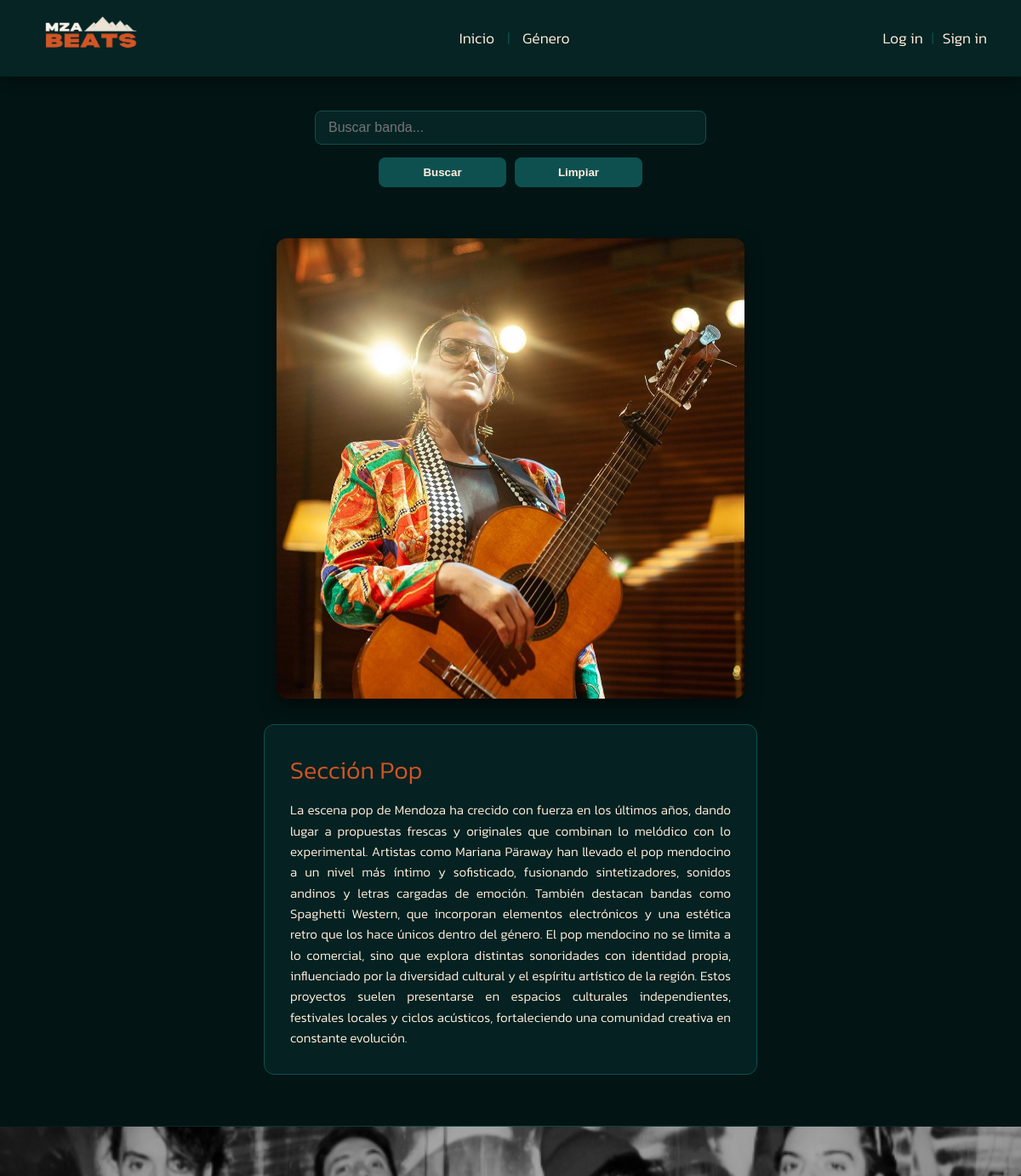
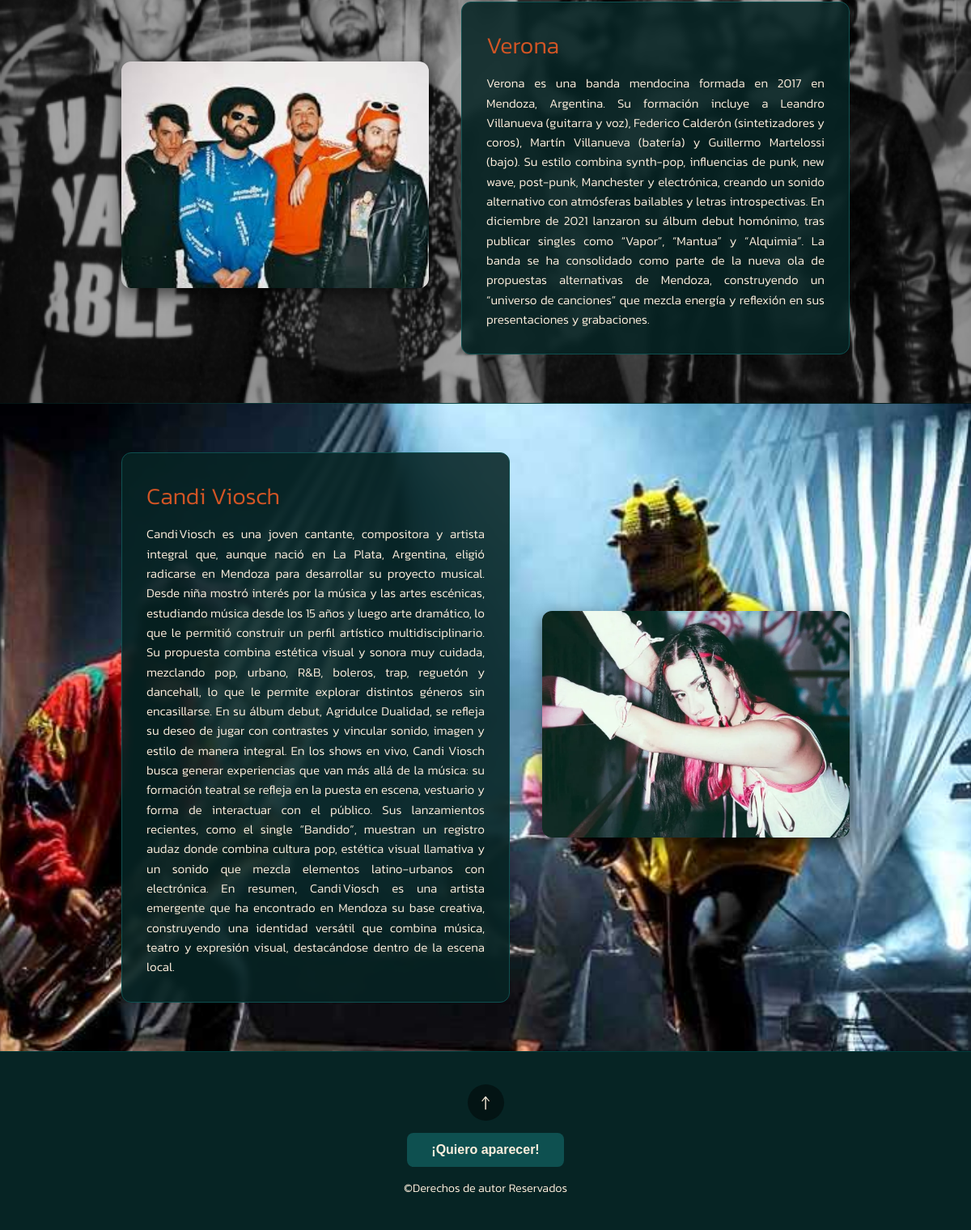
Page /frontend/generos/pop.php on the committed database (2 pictures, top to bottom).
### tables this page shows
CREATE TABLE IF NOT EXISTS `bandas` (
  `id` int(11) NOT NULL,
  `nombre` varchar(255) NOT NULL,
  `descripcion` text NOT NULL,
  `imagen_principal` varchar(255) NOT NULL,
  `imagen_fondo` varchar(255) NOT NULL,
  `genero` varchar(50) NOT NULL,
  `creado_en` timestamp NOT NULL DEFAULT current_timestamp()
);

### backend/lib/helpers.php (called while the page is built, shortened)
<?php
function e($valor): string
{
    return htmlspecialchars((string) $valor, ENT_QUOTES | ENT_SUBSTITUTE, 'UTF-8');
}
function url(string $ruta = ''): string
{
    static $prefijo = null;
    if ($prefijo === null) {
        $carpetaPagina = str_replace('\\', '/', dirname((string) realpath($_SERVER['SCRIPT_FILENAME'] ?? '')));
        $carpetaFrontend = str_replace('\\', '/', (string) realpath(RAIZ_FRONTEND));
        $subcarpeta = trim(substr($carpetaPagina, strlen($carpetaFrontend)), '/');
        $prefijo = $subcarpeta === '' ? '' : str_repeat('../', substr_count($subcarpeta, '/') + 1);
    }
    $destino = $prefijo . ltrim($ruta, '/');
    return $destino === '' ? './' : $destino;
}
function vista(string $nombre, array $datos = []): void
{
    extract($datos, EXTR_SKIP);
    require RAIZ_BACKEND . '/vistas/' . $nombre . '.php';
}

### frontend/generos/pop.php (called while the page is built, shortened)
<?php
$genero = 'pop';
$busqueda = isset($_GET['limpiar']) ? '' : texto_get('buscador');
vista('genero', [
    'genero'   => $genero,
    'busqueda' => $busqueda,
    'bandas'   => bandas_por_genero($genero, $busqueda),
]);

### backend/lib/db.php (called while the page is built, shortened)
<?php
function variable_entorno(string $nombre, string $porDefecto): string
{
    $valor = $_ENV[$nombre] ?? $_SERVER[$nombre] ?? getenv($nombre);
    return ($valor === false || $valor === null || $valor === '') ? $porDefecto : (string) $valor;
}
function db(): mysqli
{
    static $conexion = null;
    if ($conexion === null) {
        $conexion = new mysqli(
            variable_entorno('MYSQLHOST', 'localhost'),
            variable_entorno('MYSQLUSER', 'root'),
            variable_entorno('MYSQLPASSWORD', ''),
            variable_entorno('MYSQLDATABASE', 'mzabeats'),
            (int) variable_entorno('MYSQLPORT', '3306')
        );
        $conexion->set_charset('utf8mb4');
    }
    return $conexion;
}
function db_consulta(string $sql, string $tipos = '', array $parametros = []): mysqli_stmt
{
    $sentencia = db()->prepare($sql);
    if ($tipos !== '') {
        $sentencia->bind_param($tipos, ...$parametros);
    }
    $sentencia->execute();
    return $sentencia;
}
function db_filas(string $sql, string $tipos = '', array $parametros = []): array
{
    return db_consulta($sql, $tipos, $parametros)->get_result()->fetch_all(MYSQLI_ASSOC);
}

### backend/modelos/bandas.php (called while the page is built, shortened)
<?php
function bandas_por_genero(string $genero, string $busqueda = ''): array
{
    if ($busqueda === '') {
        return db_filas('SELECT * FROM bandas WHERE genero = ? ORDER BY id ASC', 's', [$genero]);
    }
    $patron = '%' . addcslashes($busqueda, '%_\\') . '%';
    return db_filas(
        'SELECT * FROM bandas WHERE genero = ? AND nombre LIKE ? ORDER BY id ASC',
        'ss',
        [$genero, $patron]
    );
}
function ruta_imagen_es_valida(string $ruta): bool
{
    return $ruta === ''
        || (preg_match('#^images/[A-Za-z0-9_\-/]+\.(png|jpe?g|webp|gif)$#', $ruta) === 1
            && strpos($ruta, '..') === false);
}

### backend/lib/auth.php (called while the page is built, shortened)
<?php
function usuario_actual(): ?array
{
    static $usuario = null;
    static $cargado = false;
    if (!$cargado) {
        $cargado = true;
    }
    return $usuario;
}
function esta_logueado(): bool
{
    return usuario_actual() !== null;
}
function mostrar_boton_participar(): bool
{
    return !esta_logueado() || (int) usuario_actual()['estado'] === ESTADO_SIN_PERMISOS;
}

### backend/vistas/genero.php (the view, shortened to what this page needs)
<?php
$info = GENEROS[$genero];
?>
<body>
    <header id="inicio">
    </header>
    <main>
        <form class="buscador-container" method="GET">
            <input type="text" name="buscador" placeholder="Buscar banda..." value="<?= e($busqueda) ?>">
            <div class="botones-buscador">
                <button type="submit" name="buscar">Buscar</button>
                <button type="submit" name="limpiar">Limpiar</button>
            </div>
        </form>
        <?php if ($busqueda === ''): ?>
            <section id="<?= e($genero) ?>" class="container">
                <img src="<?= e(url($info['imagen'])) ?>" alt="imagen_<?= e($info['nombre']) ?>" class="img-intro">
                <div class="description">
                    <h2>Sección <?= e($info['nombre']) ?></h2>
                    <p><?= e($info['intro']) ?></p>
                </div>
            </section>
        <?php endif; ?>
        <?php foreach ($bandas as $posicion => $banda): ?>
            <?php
                $clase = $posicion % 2 === 0 ? 'section' : 'section-reverse';
                $imagen = ruta_imagen_es_valida($banda['imagen_principal']) && $banda['imagen_principal'] !== ''
                    ? $banda['imagen_principal']
                    : IMAGEN_BANDA_POR_DEFECTO;
                $estiloFondo = ruta_imagen_es_valida($banda['imagen_fondo']) && $banda['imagen_fondo'] !== ''
                    ? "--item-bg: url('" . url($banda['imagen_fondo']) . "');"
                    : '';
            ?>
            <div class="<?= $clase ?>" style="<?= e($estiloFondo) ?>">
                <div><img class="img" src="<?= e(url($imagen)) ?>" alt="<?= e($banda['nombre']) ?>"></div>
                <div class="description">
                    <h2><?= e($banda['nombre']) ?></h2>
                    <p><?= e($banda['descripcion']) ?></p>
                </div>
            </div>
        <?php endforeach; ?>
    </main>
    <footer>
        <a href="#inicio" class="flecha">&uparrow;</a>
        <?php if (mostrar_boton_participar()): ?>
            <input class="btn-participar" type="button" onclick="window.location.href='<?= e(url('vistas/formulario.php')) ?>';" value="¡Quiero aparecer!">
        <?php endif; ?>
        <p>&copy;Derechos de autor Reservados</p>
    </footer>
</body>
</html>

### frontend/css/genero-style.css (style rules this page uses)
*, *::before, *::after { margin: 0; padding: 0; box-sizing: border-box; }
html { scroll-behavior: smooth; height: 100%; }
body { background-color: #031414; color: #fff0de; font-family: 'Kanit', system-ui, sans-serif; min-height: 100vh; display: flex; flex-direction: column; overflow-x: hidden; line-height: 1.6; }
main { flex: 1; display: flex; flex-direction: column; align-items: center; width: 100%; }
a, .genero-label { text-decoration: none; color: #fff0de; font-weight: 600; font-size: 1.1rem; transition: color 0.3s ease; cursor: pointer; }
.buscador-container { margin-top: 110px; padding: 20px; display: flex; flex-direction: column; align-items: center; gap: 15px; width: 100%; max-width: 500px; }
.buscador-container input { width: 100%; outline: none; border: 1px solid #0e5050; border-radius: 8px; padding: 10px 15px; background-color: #062424; color: #fff0de; font-size: 1rem; transition: all 0.3s ease; }
.botones-buscador { display: flex; gap: 10px; width: 100%; justify-content: center; }
.buscador-container button { flex: 1; max-width: 150px; outline: none; border: none; padding: 10px 16px; border-radius: 8px; background-color: #0e5050; color: #fff0de; font-weight: 700; cursor: pointer; transition: all 0.3s ease; }
.container { width: 100%; display: flex; flex-direction: column; align-items: center; padding: 40px 20px 60px 20px; background-color: #031414; }
.img-intro { max-width: 550px; width: 90%; height: auto; border-radius: 12px; margin-bottom: 30px; box-shadow: 0 8px 20px rgba(0,0,0,0.5); }
.section, .section-reverse { width: 100%; display: flex; justify-content: center; align-items: center; gap: 40px; padding: 60px 10%; background-image: var(--item-bg); background-size: cover; background-position: center; position: relative; }
.section-reverse { flex-direction: row-reverse; }
.img { width: 380px; height: 280px; object-fit: cover; border-radius: 12px; box-shadow: 0 8px 20px rgba(0,0,0,0.6); }
.description { width: 50%; max-width: 650px; background-color: rgba(6, 36, 36, 0.88); border: 1px solid #0e5050; border-radius: 12px; padding: 30px; backdrop-filter: blur(4px); text-align: left; }
.description h2 { color: #d25525; font-size: 1.8rem; margin-bottom: 12px; }
.description p { color: #fff0de; font-size: 0.95rem; font-weight: 300; text-align: justify; }
footer { display: flex; flex-direction: column; justify-content: center; align-items: center; gap: 15px; width: 100%; background-color: #062424; padding: 40px 20px; border-top: 1px solid #003b3b; }
footer p { color: #fff0de; font-size: 0.9rem; font-weight: 300; }
.btn-participar { padding: 12px 30px; background-color: #0e5050; border: none; border-radius: 8px; color: #fff0de; font-size: 1rem; font-weight: 700; cursor: pointer; transition: all 0.3s ease; }
.flecha { text-decoration: none; color: #fff0de; font-size: 1.5rem; background-color: #031414; width: 45px; height: 45px; border-radius: 50%; display: flex; align-items: center; justify-content: center; transition: all 0.3s ease; }

### rows in the picture
bandas: imagen_fondo (picture), imagen_principal (picture), nombre "Verona", descripcion "Verona es una banda mendocina formada en 2017 en Mendoza, Argentina. Su formación incluye a Leandro Villanueva (guitarra y voz), Federico Calderón (sintetizadores y coros), Martín Villanueva (batería) y Guillermo Martelossi (bajo). Su estilo combina synth-pop, influencias de punk, new wave, post-punk, Manchester y electrónica, creando un sonido alternativo con atmósferas bailables y letras introspectivas. En diciembre de 2021 lanzaron su álbum debut homónimo, tras publicar singles como “Vapor”, “Mantua” y “Alquimia”. La banda se ha consolidado como parte de la nueva ola de propuestas alternativas de Mendoza, construyendo un “universo de canciones” que mezcla energía y reflexión en sus…"
bandas: imagen_fondo (picture), imagen_principal (picture), nombre "Candi Viosch", descripcion "Candi Viosch es una joven cantante, compositora y artista integral que, aunque nació en La Plata, Argentina, eligió radicarse en Mendoza para desarrollar su proyecto musical. Desde niña mostró interés por la música y las artes escénicas, estudiando música desde los 15 años y luego arte dramático, lo que le permitió construir un perfil artístico multidisciplinario. Su propuesta combina estética visual y sonora muy cuidada, mezclando pop, urbano, R&B, boleros, trap, reguetón y dancehall, lo que le permite explorar distintos géneros sin encasillarse. En su álbum debut, Agridulce Dualidad, se refleja su deseo de jugar con contrastes y vincular sonido, imagen y estilo de manera integral. En los…"

### other values in the picture
$info['nombre'] "Pop"
